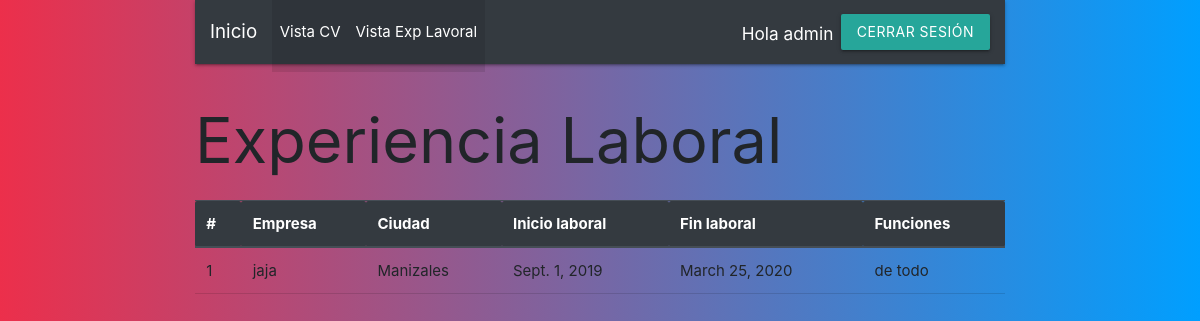
Screenshot of /cargueexplav/ (signed in) with the database file from the repository.
### carguecv/models.py (models this page shows, shortened)
class Exp_Profesional(models.Model):
    Empresa = models.CharField(max_length=200)
    Departamento = models.ForeignKey(Departamento, null=False, on_delete=models.CASCADE)
    Periodo_inicio = models.DateField()
    Periodo_fin = models.DateField()
    Funciones = models.CharField(max_length=300)

class Departamento(models.Model):
    departamento = models.CharField(max_length=200)
    municipio = models.ForeignKey(Municipio, null=False, on_delete=models.CASCADE)
    def __str__(self):
        return self.departamento

### carguecv/views.py (the view)
# urls.py: path('cargueexplav/',views.BadgetViewExp.as_view(), name='cargueexplav'),
class BadgetViewExp(ListView):
    template_name = 'cargueexplav.html'
    model = Exp_Profesional

### templates/cargueexplav.html
{% extends 'base/base.html' %}
  {% load static %}
  {% block content %}
<h1>Experiencia Laboral</h1>
<table class="table" align="left">
    <thead class="thead-dark" align="left">
      <tr>
        <th scope="col">#</th>
        <th scope="col">Empresa</th>
        <th scope="col">Ciudad</th>
        <th scope="col">Inicio laboral</th>
        <th scope="col">Fin laboral</th>
        <th scope="col">Funciones</th>
      </tr>
    </thead>
    <tbody>
      {% for Exp_Profesional in object_list %}
      <tr>
        <td>{{ Exp_Profesional.id }}</td>
        <td>{{ Exp_Profesional.Empresa }}</td>
        <td>{{ Exp_Profesional.Departamento }}</td>
        <td>{{ Exp_Profesional.Periodo_inicio }}</td>
        <td>{{ Exp_Profesional.Periodo_fin}}</td>
        <td>{{ Exp_Profesional.Funciones }}</td>
      </tr>
      {% endfor %}
    </tbody>
  </table>
{% endblock %}

### templates/base/base.html (shortened to what this page needs)
<!DOCTYPE html>
<html lang="en">
<head>
    <link rel="stylesheet" href="https://stackpath.bootstrapcdn.com/bootstrap/4.4.1/css/bootstrap.min.css">
    <link rel="stylesheet"href="https://cdnjs.cloudflare.com/ajax/libs/materialize/1.0.0/css/materialize.min.css">
</head>
<body>
  <div class = "container">
     <nav class="navbar navbar-expand-lg navbar-dark bg-dark">
    <a class="navbar-brand" href="{% url '' %}">Inicio</a>
    <div class="collapse navbar-collapse" id="navbarSupportedContent">
      <ul class="navbar-nav mr-auto">
        <li class="nav-item active">
          <a class="nav-link" href="{% url 'carguecv' %}"> Vista CV <span class="sr-only">(current)</span></a>
        <li class="nav-item active">
          <a class="nav-link" href="{% url 'cargueexplav' %}"> Vista Exp Lavoral <span class="sr-only">(current)</span></a>
      </ul>
      {% if user.is_authenticated %}
          <h6 class="ml-5">Hola {{ user.username }}</h6>
          <a href="{% url 'logout' %}" class="btn btn-info ml-2">Cerrar Sesión</a>
      {% else %}
        <a href="{% url 'users:signup' %}" class="btn btn-light ml-5">Registrarse</a>
        <a href="{% url 'login' %}" class="btn btn-danger ml-2">Iniciar Sesión</a>
      {% endif %}
    </div>
  </nav>
  {% block content %}
  {% endblock %}
  </div>
</body>
</html>

### templates/base/base.html (style rules this page uses)
body { background: -webkit-linear-gradient(to right, #ec2F4B, #009FFF); background: linear-gradient(to right, #ec2F4B, #009FFF); }

### rows the page displays
Exp_Profesional: id "1", Empresa "jaja", Departamento "Manizales", Periodo_inicio "Sept. 1, 2019", Periodo_fin "March 25, 2020", Funciones "de todo"

### other values shown
{{ user.username }} "admin"
